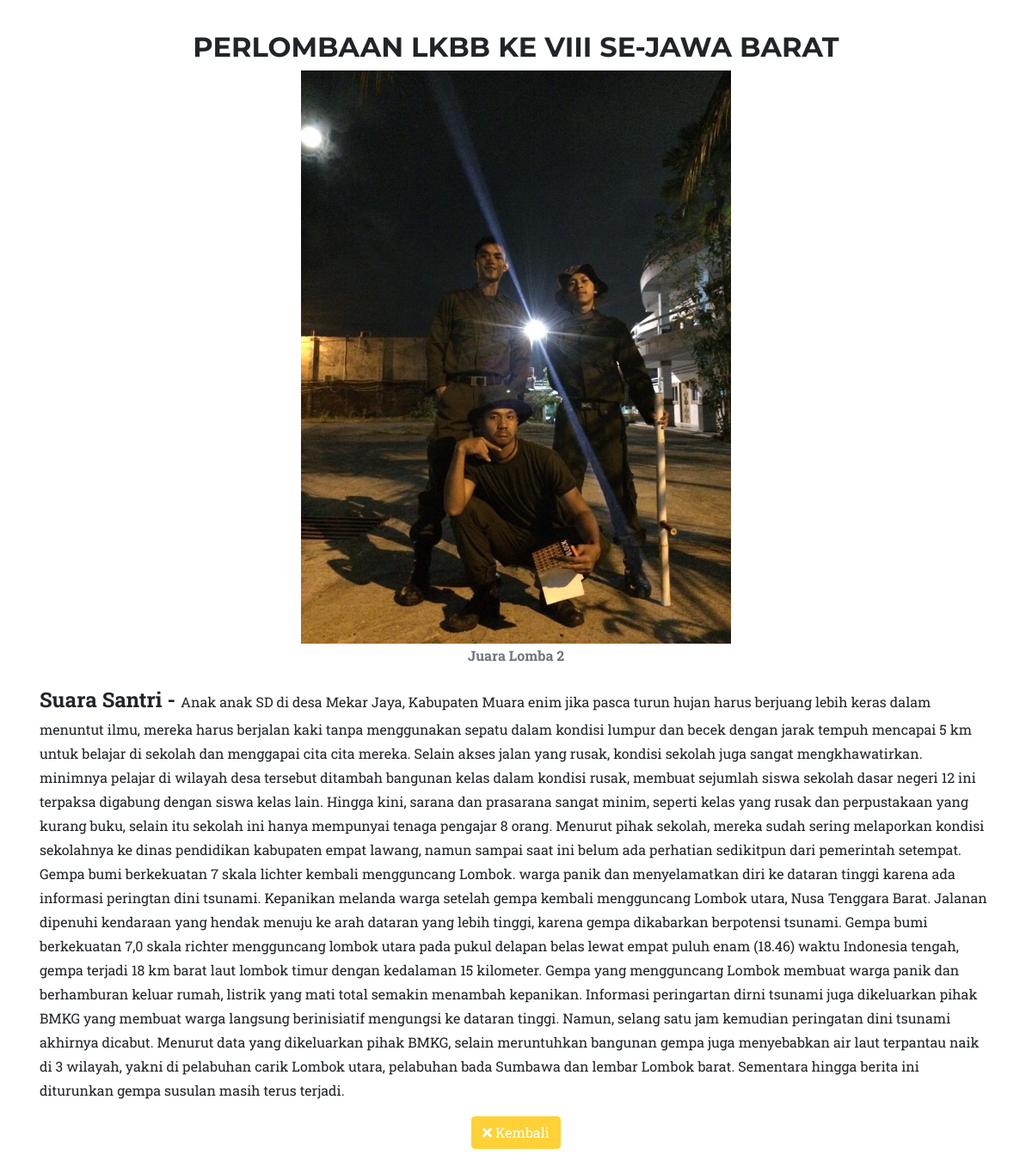
Page /admin/tambah_berita/detail_berita/20 on the committed database.
### tables this page shows
CREATE TABLE IF NOT EXISTS `tb_berita` (
`id` int(5) NOT NULL,
  `nama` varchar(100) NOT NULL,
  `keterangan` mediumtext NOT NULL,
  `Foto` varchar(255) NOT NULL,
  `deskripsi` longtext NOT NULL,
  `aktif` varchar(15) NOT NULL
);

### application/controllers/admin/tambah_berita.php (called while the page is built, shortened)
<?php
class Tambah_berita extends CI_Controller
{
	public function detail_berita($id){
		$data['detail'] = $this->berita_model->ambil_id_berita($id);
		$this->load->view('user/detail_berita',$data);
		$this->load->view('templates_user/header',$data);
	}
}
 ?>

### index.php (called while the page is built, shortened)
<?php
require_once BASEPATH.'core/CodeIgniter.php';

### application/models/berita_model.php (called while the page is built, shortened)
<?php
class Berita_model extends CI_Model
{
	public function ambil_id_berita($id){
		$hasil = $this->db->where('id',$id)->get('tb_berita');
		if ($hasil->num_rows() > 0) {
			return $hasil->result();
		}else{
			return false;
		}
	}
}
 ?>

### application/views/user/detail_berita.php (the view, shortened to what this page needs)
 <div class="main-content">
    <?php foreach($detail as $dr) : ?>
    <div class="row">
         <div class="container">
                    <div class="row justify-content-center">
                        <div class="col-ml-3">
                                <div class="modal-body">
                                <center><h2 class="text-uppercase" value="<?php echo $dr->nama ?>"><?php echo $dr->nama ?></h2></center>
                                <center><img class="img-fluid d-block mx-auto" width="500px" height="500px" src="<?php echo base_url().'assets/upload/'.$dr->Foto ?>" alt="" /></center>
                                <center><b><p class="item-intro text-muted" value="<?php echo $dr->keterangan ?>"><?php echo $dr->keterangan ?></p></b></center>
                                <p style="text-align: left;"><b><font size="5">Suara Santri - </font></b><?php echo $dr->deskripsi ?></p>
                            <center><a href="<?php echo base_url('dashboard') ?>"><button class="btn btn-primary" type="button"><i class="fas fa-times mr-1"></i>Kembali</button></a></center>
                        </div>
                    </div>
                </div>
            </div>
    </div>
    <?php endforeach; ?>
</div>

### application/views/user/detail_berita.php (style rules this page uses)
.row { margin-top: 10px; margin-bottom: 20px; margin-left: 50px; margin-right: 65px; }

### application/views/templates_user/header.php (style rules this page uses)
html, body { margin: 0; padding: 0; }
* { box-sizing: border-box; }

### rows in the picture
tb_berita: nama "PERLOMBAAN LKBB KE VIII SE-JAWA BARAT", Foto (picture), keterangan "Juara Lomba 2", deskripsi "Anak anak SD di desa Mekar Jaya, Kabupaten Muara enim jika pasca turun hujan harus berjuang lebih keras dalam menuntut ilmu, mereka harus berjalan kaki tanpa menggunakan sepatu dalam kondisi lumpur dan becek dengan jarak tempuh mencapai 5 km untuk belajar di sekolah dan menggapai cita cita mereka. Selain akses jalan yang rusak, kondisi sekolah juga sangat mengkhawatirkan. minimnya pelajar di wilayah desa tersebut ditambah bangunan kelas dalam kondisi rusak, membuat sejumlah siswa sekolah dasar negeri 12 ini terpaksa digabung dengan siswa kelas lain. Hingga kini, sarana dan prasarana sangat minim, seperti kelas yang rusak dan perpustakaan yang kurang buku, selain itu sekolah ini hanya…"
